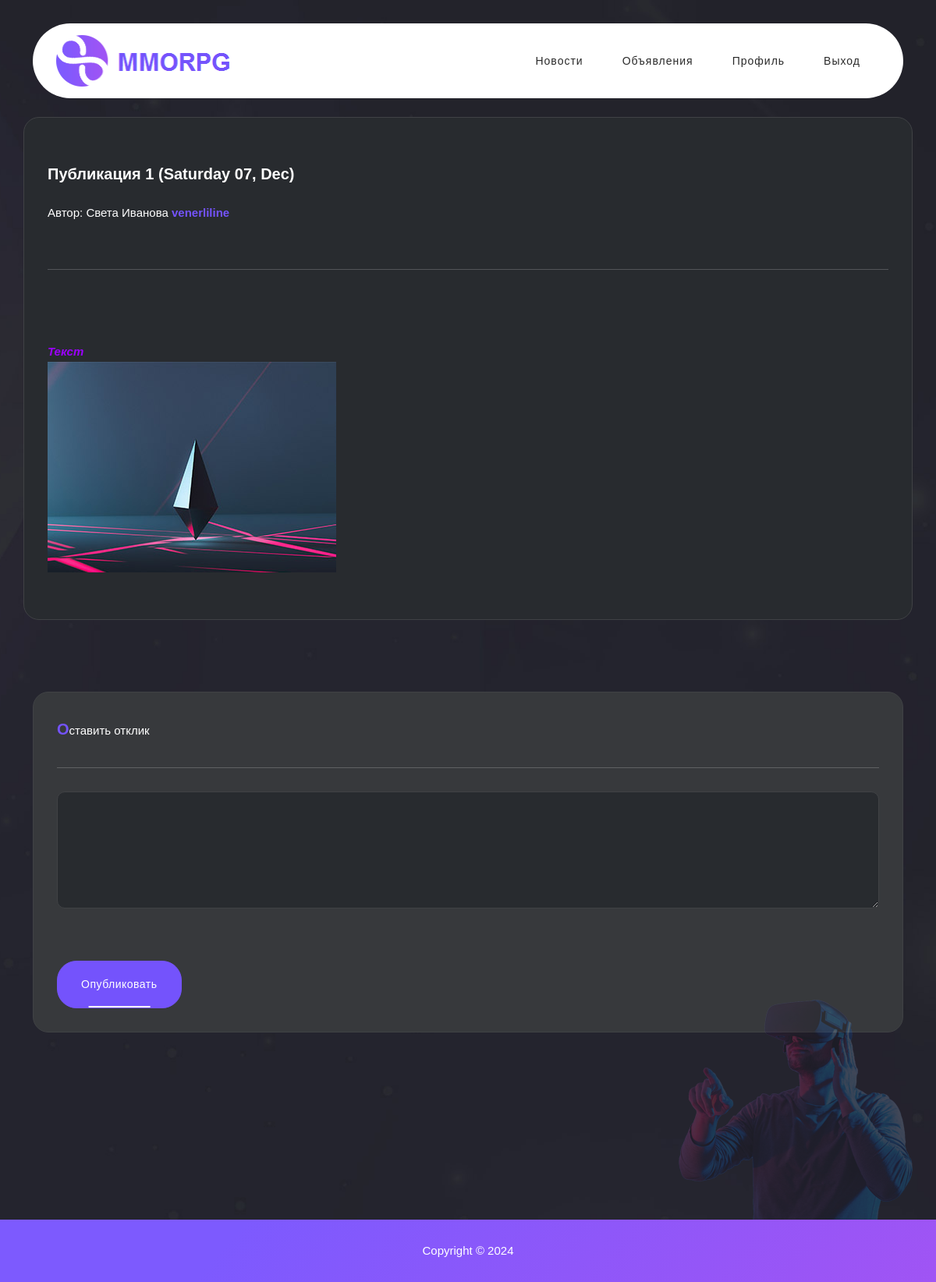
/posts/2 (signed in), run on an earlier commit of the app's database.
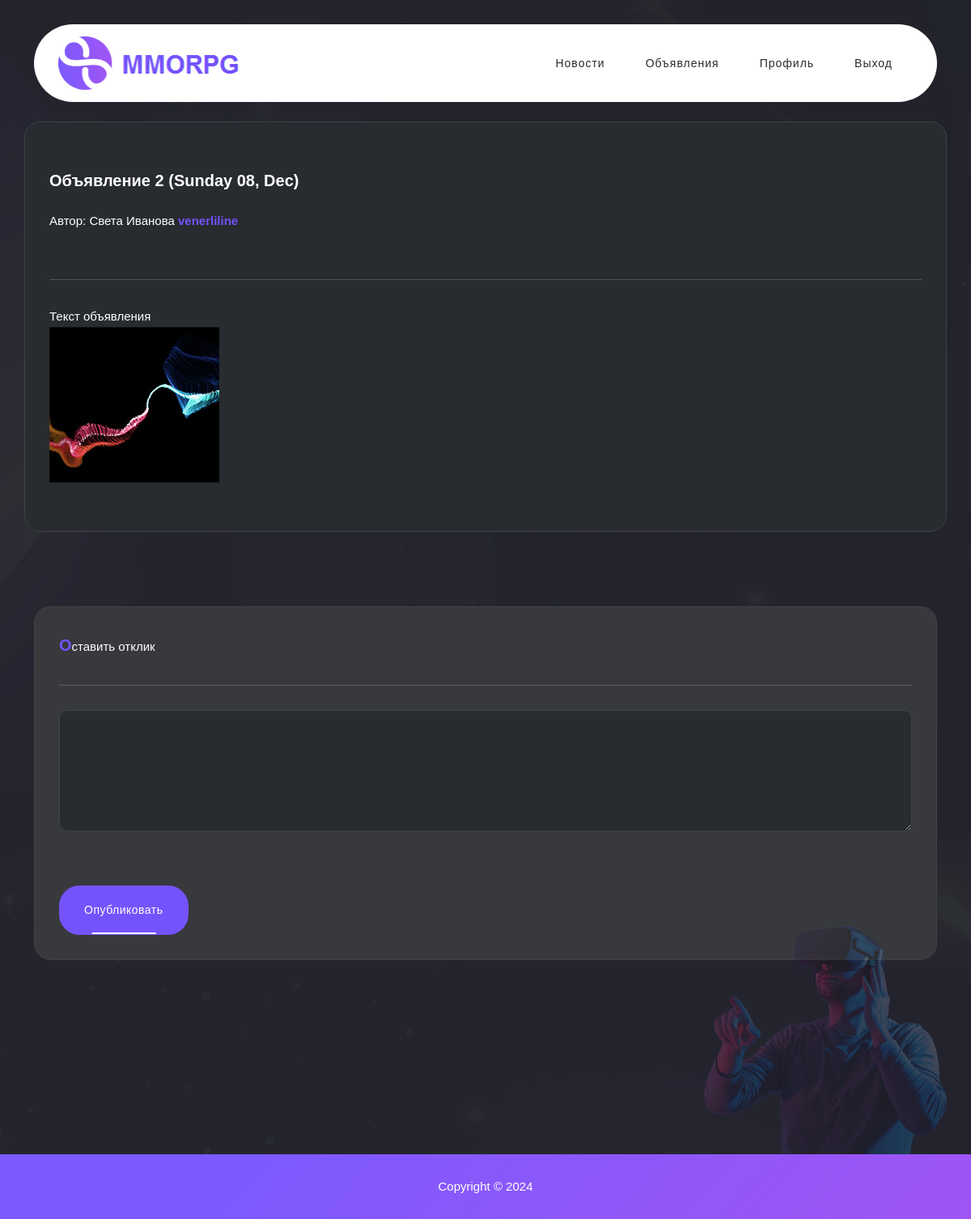
And on a later commit of the database.
### posts/models.py (models this page shows, shortened)
class Post(models.Model):
    CATEGORIES = [
        ('tank', "Танки"),
        ("hilt", "Хилы"),
        ("dd", "ДД"),
        ("traders", 'Торговцы'),
        ("guild_master", 'Гилдмастеры'),
        ("questgiver", 'Квестгиверы'),
        ("blacksmith", 'Кузнецы'),
        ("tanner", 'Кожевники'),
        ("potion_maker", 'Зельевары'),
        ("spellmaster", 'Мастера заклинаний'),
    ]
    title = models.CharField(max_length=150)
    create_date = models.DateTimeField(auto_now_add=True)
    description = models.TextField()
    category = models.CharField(max_length=35,
                                choices=CATEGORIES)
    author = models.ForeignKey(User, on_delete=models.CASCADE)
    class Meta:
        verbose_name = "Объявление"
        verbose_name_plural = "Объявления"

### posts/views.py (the view)
# urls.py: path('<int:pk>', PostDetail.as_view(), name='detail_post'),
class PostDetail(LoginRequiredMixin, DetailView):
    model = Post
    template_name = 'detail_post.html'
    context_object_name = 'post'
    pk_url_kwarg = "pk"
    def post(self, request, *args, **kwargs):
        post = self.get_object()
        form = ReplyForm(request.POST)
        if form.is_valid():
            reply = form.save(commit=False)
            reply.post = post
            reply.user = self.request.user
            reply.save()
        return redirect('detail_post', pk=post.pk)
    def get_context_data(self, **kwargs):
        context = super().get_context_data(**kwargs)
        return context
    def get_object(self, *args, **kwargs):
        obj = cache.get(f'post-{self.kwargs["pk"]}', None)
        if not obj:
            obj = super().get_object(queryset=self.queryset)
            cache.set(f'post-{self.kwargs["pk"]}', obj)
        return obj

### posts/templatetags/custom_filters.py (called while the page is built)
@register.filter()
def get_nike(user_email):
    return user_email.split("@")[0]

@register.filter()
def get_title(current_url, is_html: bool = False):
    if is_html:
        return mark_safe('<em>О</em>бъявления' if 'post' in current_url else '<em>Н</em>овости')
    else:
        return 'Объявления' if 'post' in current_url else 'Новости'

### templates/posts/detail_post.html (shortened to what this page needs)
{% extends 'default.html' %}
{% load custom_filters %}
{% block content %}
<div class="discover-items item-details-page">
    <div class="container">
      <div class="row">
        <div class="col-lg-12">
        </div>
        <div class="item">
          <div class="right-content">
            <h4>{{ post.title }} ({{ post.create_date|date:'l d, M' }})</h4>
            <span class="author owner">
              <h6>Автор: {{ post.author.first_name }} {{ post.author.last_name }} <a href="#">{{ post.author.email|get_nike }}</a></h6>
            </span>
            <div class="line-dec"></div>
            <span class="bid" style="color: #fff">
                {% if post.description %}
                    {{ post.description|safe }}
                {% else %}
                    {{ post.text|safe }}
                {% endif %}
            </span>
          </div>
        </div>
        {% if request.user.is_authenticated %}
          {% if 'post' in request.get_full_path %}
            <form method="POST" role="search">
                <div id="contact" class="item" style="margin-top: 0px; padding: 30px 30px; width: 100%; max-width: 100%">
                    <span class="bid">
                      <strong>О</strong>ставить отклик<br>
                    </span>
                    <div class="line-dec"></div>
                    <textarea name="text" placeholder="Оставить отклик..." autocomplete="on" required style="border-radius: 10px;"> </textarea>
                  <span class="ends">
                    <button type="submit" id="form-submit" class="orange-button">Опубликовать</button>
                  </span>
                </div>
            </form>
          {% endif %}
          {% endif %}
      </div>
    </div>
  </div>
{% endblock content %}

What changed in the data, as far as the page shows it:
changed Post "Света": title "Публикация 1" → "Объявление 2"; create_date "Saturday 07, Dec" → "Sunday 08, Dec"; description "Текст" → "Текст объявления"; description: a different picture
